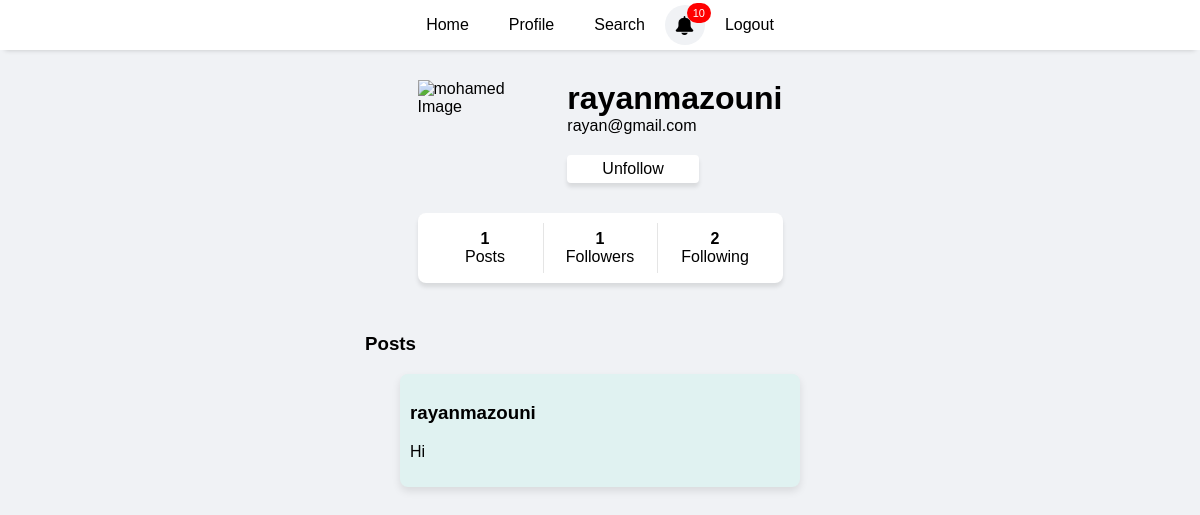
The page /info.php?id=54 (signed in) on the database as committed earlier.
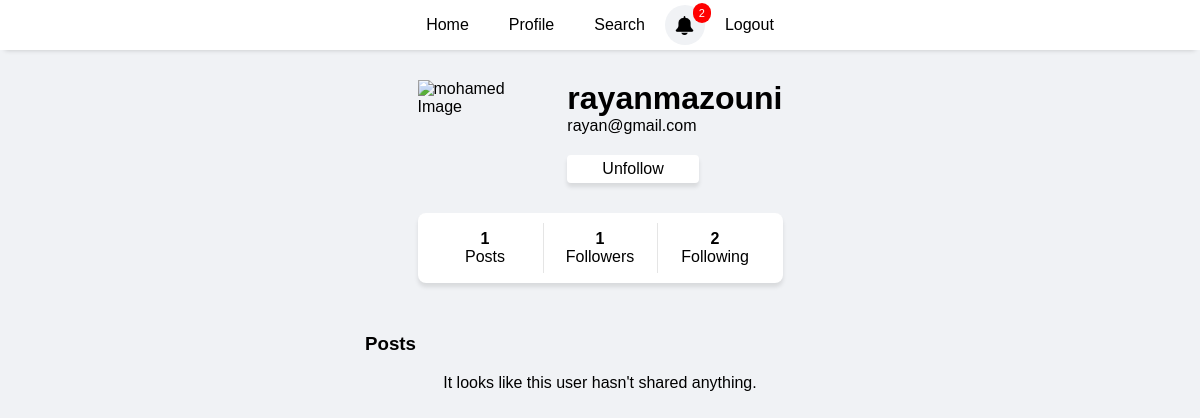
The same page on the database as committed later.
### tables this page shows
CREATE TABLE `posts` (
  `id` int(11) NOT NULL,
  `user_id` int(11) DEFAULT NULL,
  `content` text DEFAULT NULL,
  `created_at` timestamp NOT NULL DEFAULT current_timestamp(),
  `name` varchar(100) NOT NULL,
  `image` varchar(255) NOT NULL
);

CREATE TABLE `users` (
  `id` int(5) NOT NULL,
  `username` varchar(50) NOT NULL,
  `password` varchar(50) NOT NULL,
  `email` varchar(50) NOT NULL,
  `pdp` enum('default','sara','dalia','islam','mohamed') DEFAULT 'default',
  `verified` varchar(8) NOT NULL
);

### notifications.php (the view, shortened to what this page needs)
<!DOCTYPE html>
<html lang="en">
<head>
</head>
<body>
</body>
</html>

### info.php (shortened to what this page needs)
<?php
require("connection.php");
$follower_id = $_GET['id'];
$following = $db -> prepare("SELECT count(followed_id) as following_num  FROM follow WHERE follower_id = :follower_id");
$following -> execute(array(
    "follower_id"=> $follower_id,
));
$followingCount = $following -> fetch();
?>
<?php
$status = '';
$followed_id = $_GET['id'];
$followers = $db -> prepare("SELECT count(follower_id) as follower_num FROM follow WHERE followed_id = :followed_id");
$followers -> execute(array("followed_id"=> $followed_id));
$followersCount = $followers -> fetch();
?>
<?php
$follower_id = $_SESSION['user_id'];
$followed_id = $_GET['id'];
$statusRespond = $db->prepare("SELECT status FROM follow WHERE follower_id = :follower_id and followed_id = :followed_id" );
$statusRespond->execute(array(
    "follower_id" => $follower_id,
    "followed_id" => $followed_id
));
if ($statusRespond->rowCount() > 0) {
    $statusf = $statusRespond->fetch();
    $status = $statusf['status'];
}
?>
<!DOCTYPE html>
<html lang="en">
<head>
</head>
<body>
<?php
  require('header.php');
?>
<div class="infoContainer">
<div class="userprofile">
<?php
 require("connection.php");
    $id = $_GET['id'];
 $select = $db -> prepare("SELECT * FROM users WHERE id=:id");
    $select -> execute(array(
        'id' => $id
    ));
    $data = $select->fetch();
?>
<div class="userpdp">
    <?php
if ($data['pdp'] === 'default') {
echo '<img src="uploads/default.png" alt="default Image">';
} elseif ($data['pdp'] === 'sara') {
echo "<img src='uploads/sara.png' alt='sara Image'>";
} elseif ($data['pdp'] === 'dalia') {
echo "<img  src='uploads/dalia.png' alt='dalia Image'>";
}  elseif ($data['pdp'] === 'islam') {
echo"<img src='uploads/islam.png' alt='islam Image'>";
}
elseif ($data['pdp'] === 'mohamed') {
echo"<img class='image' src='uploads/mohamed.png' alt='mohamed Image'>";
} else {
echo '<img src="uploads/default.png" alt="default Image">';
}
?>
</div>
<div class="userinfo">
<div class="usertop">
<h3><?php echo $data['username'] ?></h3>
</div>
<span><?php echo $data['email'] ?></span>
<?php if ($status !== 'followed') : ?>
<button id="follow" onclick="window.location.href='follow.php?followed_id=<?php echo $data['id']; ?>'">Follow</button>
<?php elseif($status == 'followed') : ?>
    <button id="unfollow" onclick="window.location.href='unfollow.php?followed_id=<?php echo $data['id']; ?>'">Unfollow</button>
    <?php endif; ?>
</div>
</div>
<div class="stats">
    <div >
        <b><?php echo $followersCount['follower_num']; ?></b>
         <span>Posts</span>
    </div>
     <div  onclick="showFollowers()">
        <b><?php echo $followersCount['follower_num']; ?></b>
     <span>Followers</span>
     </div>
     <div  onclick="showFollowing()">
     <b> <?php echo $followingCount['following_num']; ?> </b>
     <span>Following</span>
     </div>
    </div>
    <div class="posts">
    <div style="max-width: 470px; width:100%;"><h3 style="margin-top: 0;">Posts</h3></div>
    <?php
 $show = $db->prepare('SELECT posts.content, users.username
 FROM posts
 INNER JOIN users ON posts.user_id = users.id
 WHERE users.id=:id ORDER BY posts.created_at DESC');
$show->execute(array('id' => $id));
if($show->rowCount() > 0) {
while ($data = $show->fetch(PDO::FETCH_ASSOC)){
    echo '<div class="post">';
    echo '<h3>' . htmlspecialchars($data['username']) . '</h3>';
    echo '<p>' . htmlspecialchars($data['content']) . '</p>';
    echo '</div>';
}
} else {
   echo "It looks like this user hasn't shared anything.";
}
?>
    </div>
    </div>
</body>
</html>

### header.php (shortened to what this page needs)
<!DOCTYPE html>
<html lang="en">
<head>
</head>
<body>
<?php
require("connection.php");
if(isset($_SESSION["user"])) {
$user_id = $_SESSION['user_id'];
$notificNum = $db->prepare('SELECT COUNT(*) as notific_num
FROM notifications
WHERE owner_id = :user_id AND user_id != :user_id AND is_read = "No"');
$notificNum->execute(array('user_id' => $user_id));
$countResult = $notificNum->fetch();
$totalNotifications = $countResult['notific_num'];
}
?>
    <header>
        <a  href="home.php">Home</a>
        <?php if(empty($_SESSION['user'])): ?>
            <a  href="index.php">Login</a>
            <a href="signupform.php">Signup</a>
            <?php  else: ?>
                <a  href="profile.php">Profile</a>
                <a  href="search.php">Search</a>
                <div class="notificationContainer" onclick="showNotifications()">
                    <img src="icons/bell.png" alt="">
                    <div class="notifnum"><span><?php echo $totalNotifications ?></span></div>
            </div>
                <a href="logout.php">Logout</a>
        <?php  endif; ?>
    </header>
<?php require('notifications.php'); ?>
</body>
</html>

Rows that differ between the two databases and show on the page:
removed posts: user.username "rayanmazouni", content "Hi"
Other text that changed with them:
$totalNotifications: "10" → "2"
text now shown: "It looks like this user hasn't shared anything."
